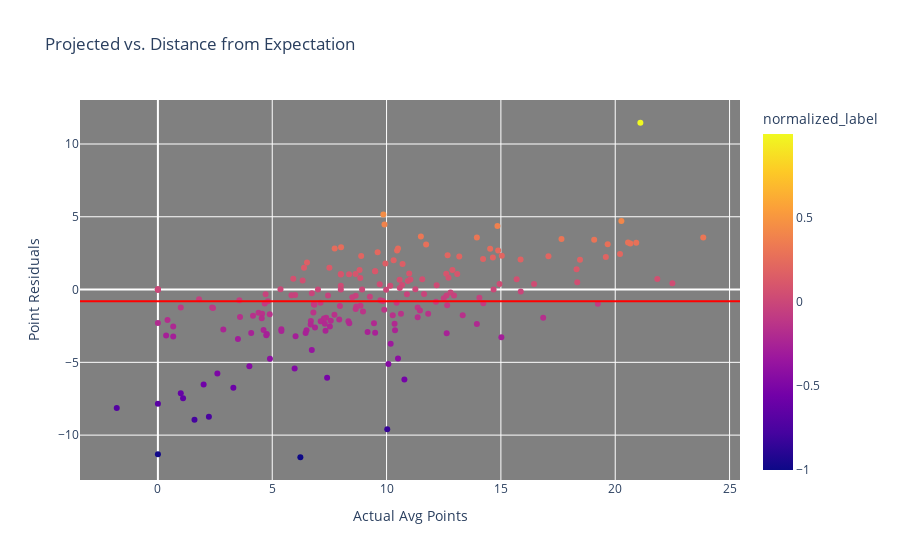

The cell this chart's notebook holds for it:
### Code cell
hovertemplate = "Player: %{customdata[0]} <br>Actual Avg Points:%{customdata[1]} <br>Projected Points: %{customdata[2]} <br>Point Residuals: %{customdata[3]}</br>"
plot = px.scatter(grouped_df, x = 'Actual_Points', y = 'Point-Residuals', color = 'normalized_label', title = 'Projected vs. Distance from Expectation', custom_data=['Player', 'Actual_Points','Projected_Points','Point-Residuals'], color_discrete_sequence=px.colors.qualitative.Dark24)
plot.update_layout(xaxis_title = 'Actual Avg Points', yaxis_title = 'Point Residuals', plot_bgcolor = 'grey')
plot.update_traces(hovertemplate = hovertemplate)
# plot.update_xaxes(showgrid = False)
# plot.update_yaxes(showgrid = False)
plot.add_hline(y=grouped_df['Point-Residuals'].mean(), line_color = 'red')
# plot.add_hline(y=rb_df['Projected_Points'].mean(), line_color = 'yellow')
plot.show()

### Figure 1 — Plotly figure (JSON) as saved in the notebook; plotly's stock layout.template omitted (floating-point values rounded to 4 significant figures; data arrays with more than 128 entries replaced by an {"elided": "..."} marker saying what was removed)
{"data": [{"customdata": {"elided": "196x4 mixed values"}, "hovertemplate": "Player: %{customdata[0]} <br>Actual Avg Points:%{customdata[1]} <br>Projected Points: %{customdata[2]} <br>Point Residuals: %{customdata[3]}</br>", "legendgroup": "", "marker": {"color": {"elided": "196 float values"}, "coloraxis": "coloraxis", "symbol": "circle"}, "mode": "markers", "name": "", "orientation": "v", "showlegend": false, "type": "scatter", "x": {"elided": "196 float values"}, "xaxis": "x", "y": {"elided": "196 float values"}, "yaxis": "y"}], "layout": {"coloraxis": {"colorbar": {"title": {"text": "normalized_label"}}, "colorscale": [[0, "#0d0887"], [0.1111, "#46039f"], [0.2222, "#7201a8"], [0.3333, "#9c179e"], [0.4444, "#bd3786"], [0.5556, "#d8576b"], [0.6667, "#ed7953"], [0.7778, "#fb9f3a"], [0.8889, "#fdca26"], [1, "#f0f921"]]}, "legend": {"tracegroupgap": 0}, "plot_bgcolor": "grey", "shapes": [{"line": {"color": "red"}, "type": "line", "x0": 0, "x1": 1, "xref": "x domain", "y0": -0.803, "y1": -0.803, "yref": "y"}], "title": {"text": "Projected vs. Distance from Expectation"}, "xaxis": {"anchor": "y", "domain": [0, 1], "title": {"text": "Actual Avg Points"}}, "yaxis": {"anchor": "x", "domain": [0, 1], "title": {"text": "Point Residuals"}}}}
